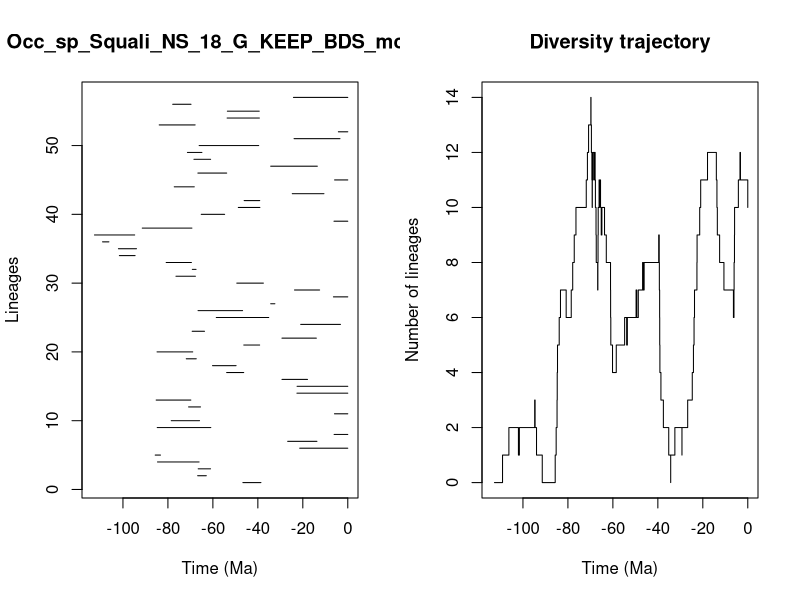

Recreate this plot in R.


pdf(file='../Results/Species_NS/5_MA_bins_EXT_EP/pyrate_mcmc_logs/Occ_sp_Squali_NS_18_G_KEEP_BDS_mcmc_LTT.pdf',width=0.6*20, height=0.6*10)
title = "Occ_sp_Squali_NS_18_G_KEEP_BDS_mcmc"
ts=c(46.65560402315907, 66.77043995349015,66.53120598150072,84.63005820347615,85.6531795793336,21.385133209891595,26.731406619561508,6.083629524404839,84.75577717702704,78.52153911688646,5.920097334452601,70.81050835698099,85.22750825013239,22.614071165584846,22.550094054151977,29.267451257164794,53.87636423487014,60.160639913564324,71.83875190867892,84.83221656584317,46.25523339711172,29.279129231893414,69.21368880364443,20.944821699720123,58.493529690697784,66.59872842387728,34.28354755182826,6.38293318694948,23.694550990544098,49.36479420520698,76.42332637947499,69.14628244634127,80.77632169572472,101.59697814344078,102.01118394979038,109.08063015403125,112.6667828066356,91.41121885385454,6.138097337245223,65.18475487883785,48.69315276098717,46.094582684821006,24.689438897093638,77.18498766674949,5.8715837360395415,66.67453497865367,34.286147169793075,68.42596858224438,71.32521120241205,66.1074556298627,23.894282582156087,4.1869386534185,83.87250494581811,53.663921891845945,53.5595339252634,77.86982039270548,24.168559029249145)
te=c(38.631884208167676, 62.92834609615549,61.04669923952095,66.14048358068594,83.30884613045896,0.0,13.718377494478236,0.0,60.92327420091862,65.93717353036595,0.0,65.48867128301278,69.8044179745802,0.0,0.0,17.910129794811894,46.28367459806901,49.67925364436926,67.39843261195055,68.96471858274575,39.20248794279753,13.981707392304177,63.716226755227154,3.25391987622878,35.1576673018757,46.78680085196671,32.42997239278035,0.0,12.524673820201013,37.54085677374061,67.77168885872875,67.49363822790073,69.55177987632614,94.59557749587216,93.96591763971911,106.25277788913193,94.78366825252473,69.32950493195005,0.0,54.77389641606738,39.08875934981536,39.164858502166034,10.60752434818092,68.27579946987935,0.0,53.85974554684919,13.541360168539207,61.008427391874385,64.8854200297416,39.623191738608895,3.469929064953893,0.0,67.89275190120514,39.33043493751592,39.3874700406787,69.73033738286993,0.0)
div_traj=c(0, 1,2,1,2,3,2,1,0,1,2,3,4,5,6,7,6,7,8,9,10,11,12,13,14,13,12,11,10,11,12,11,12,11,10,9,8,7,8,9,10,11,10,11,10,9,10,9,8,7,6,5,4,5,6,5,6,5,6,7,6,7,8,7,8,7,8,9,8,7,6,5,4,3,2,1,0,1,2,1,2,3,4,5,6,7,8,9,10,11,12,11,10,9,8,7,6,7,8,9,10,11,12,11,10)
time_events=c(112.6667828066356, 109.08063015403125,106.25277788913193,102.01118394979038,101.59697814344078,94.78366825252473,94.59557749587216,93.96591763971911,91.41121885385454,85.6531795793336,85.22750825013239,84.83221656584317,84.75577717702704,84.63005820347615,83.87250494581811,83.30884613045896,80.77632169572472,78.52153911688646,77.86982039270548,77.18498766674949,76.42332637947499,71.83875190867892,71.32521120241205,70.81050835698099,69.8044179745802,69.73033738286993,69.55177987632614,69.32950493195005,69.21368880364443,69.14628244634127,68.96471858274575,68.42596858224438,68.27579946987935,67.89275190120514,67.77168885872875,67.49363822790073,67.39843261195055,66.77043995349015,66.67453497865367,66.59872842387728,66.53120598150072,66.14048358068594,66.1074556298627,65.93717353036595,65.48867128301278,65.18475487883785,64.8854200297416,63.716226755227154,62.92834609615549,61.04669923952095,61.008427391874385,60.92327420091862,60.160639913564324,58.493529690697784,54.77389641606738,53.87636423487014,53.85974554684919,53.663921891845945,53.5595339252634,49.67925364436926,49.36479420520698,48.69315276098717,46.78680085196671,46.65560402315907,46.28367459806901,46.25523339711172,46.094582684821006,39.623191738608895,39.3874700406787,39.33043493751592,39.20248794279753,39.164858502166034,39.08875934981536,38.631884208167676,37.54085677374061,35.1576673018757,34.286147169793075,34.28354755182826,32.42997239278035,29.279129231893414,29.267451257164794,26.731406619561508,24.689438897093638,24.168559029249145,23.894282582156087,23.694550990544098,22.614071165584846,22.550094054151977,21.385133209891595,20.944821699720123,17.910129794811894,13.981707392304177,13.718377494478236,13.541360168539207,12.524673820201013,10.60752434818092,6.38293318694948,6.138097337245223,6.083629524404839,5.920097334452601,5.8715837360395415,4.1869386534185,3.469929064953893,3.25391987622878,0.0)
                par(mfrow=c(1,2))
                L = length(ts)
                plot(ts, 1:L , xlim=c(-max(ts)-1,0), pch=20, type="n", main=title,xlab="Time (Ma)",ylab="Lineages")
                for (i in 1:L){segments(x0=-te[i],y0=i,x1=-ts[i],y1=i)}    
                t = -time_events
                plot(div_traj ~ t,type="s", main = "Diversity trajectory",xlab="Time (Ma)",ylab="Number of lineages",xlim=c(-max(ts)-1,0))
                abline(v=c(65,200,251,367,445),lty=2,col="gray")
                
